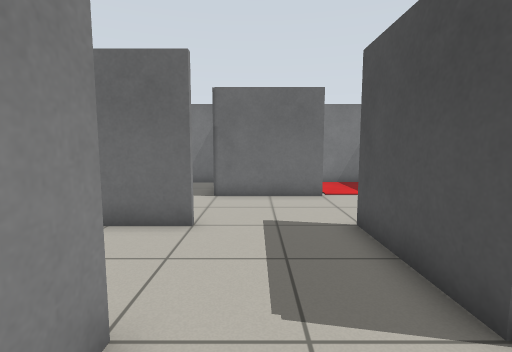
[1] (above)

18 first-person views from a walk through a robot-simulator world made for Gazebo. The camera is 0.93 m above the floor, tilts 6° down and sees 85° across. The floor is counted in squares, 0.5 m on a side. Each view is taken from the middle of a square. On the plan, view 1 faces up. The plan holds only what a view shows up to about 16 squares ahead; the rest is blank.

[2]
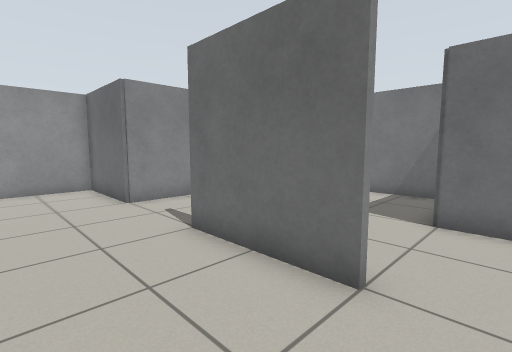

[3]
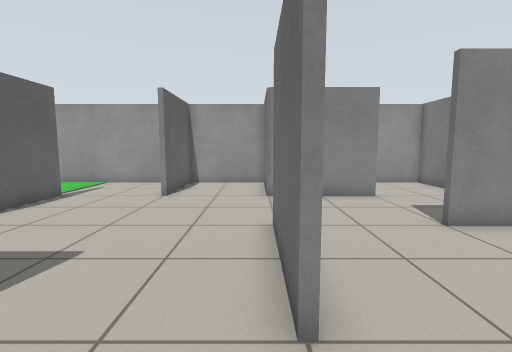

[4]
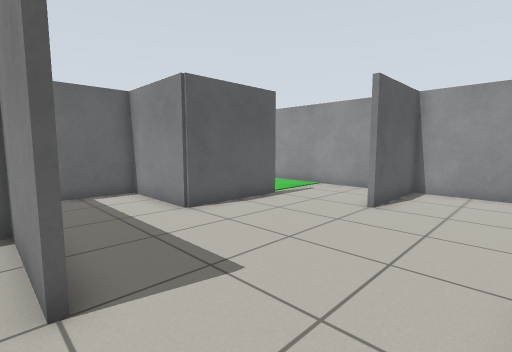

[5]
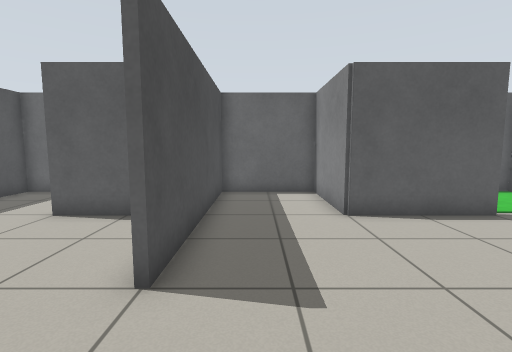

[6]
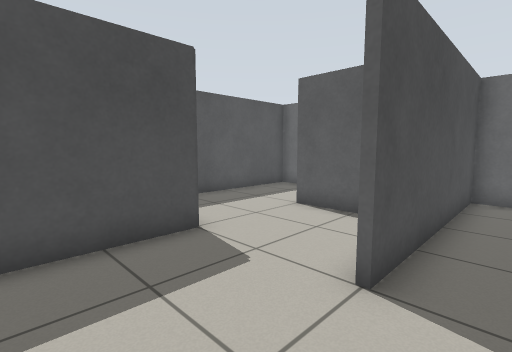

[7]
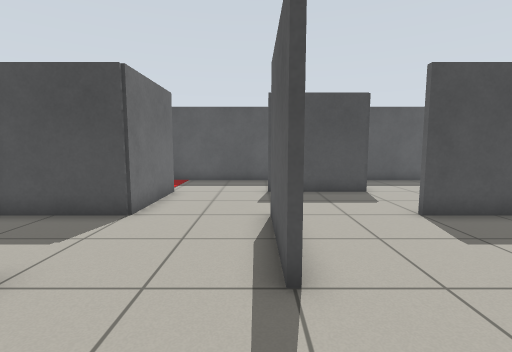

[8]
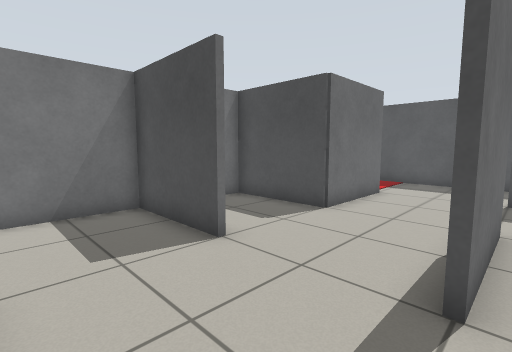

[9]
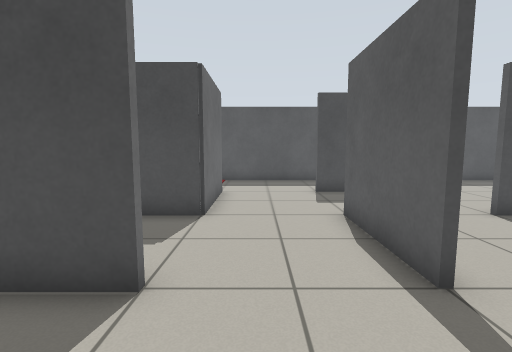

[10]
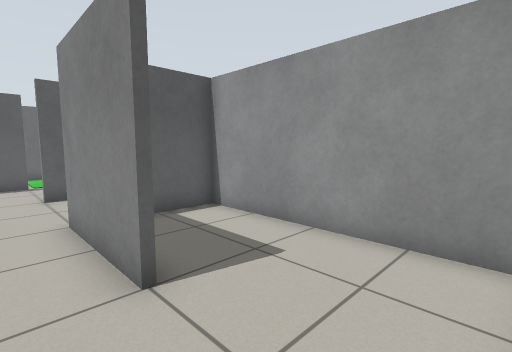

[11]
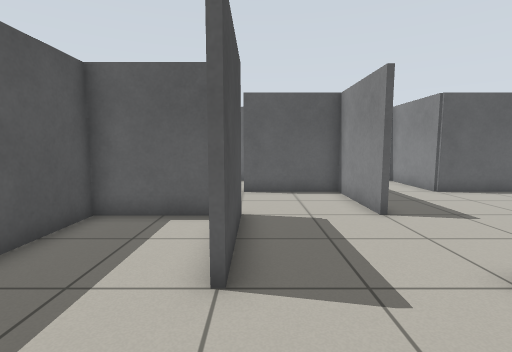

[12]
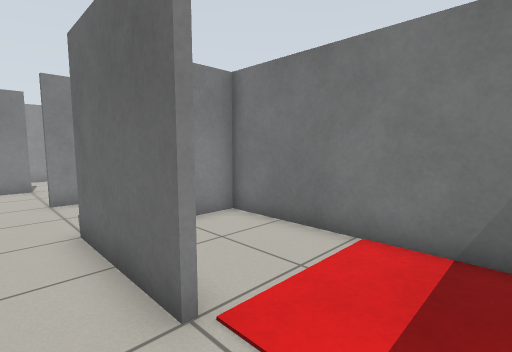

[13]
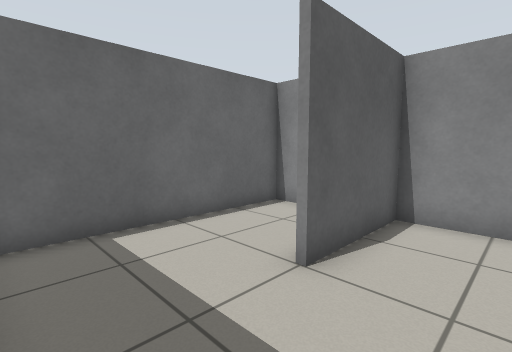

[14]
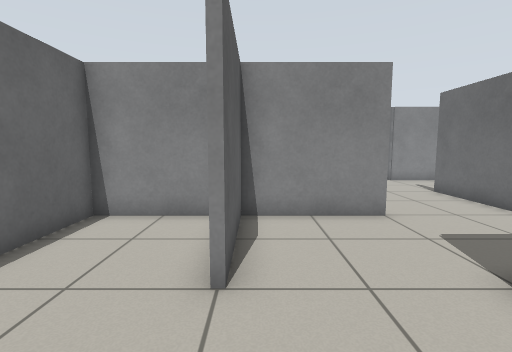

[15]
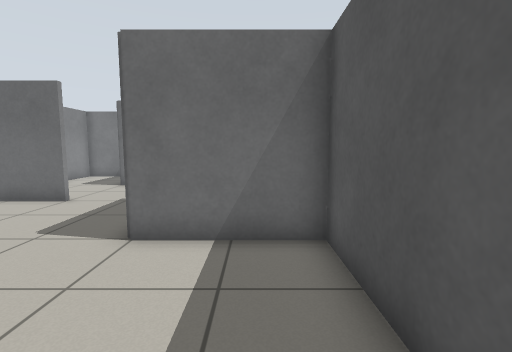

[16]
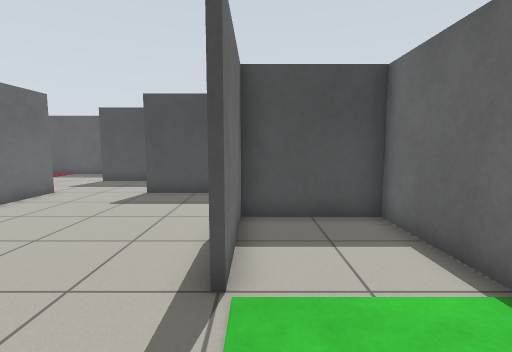

[17]
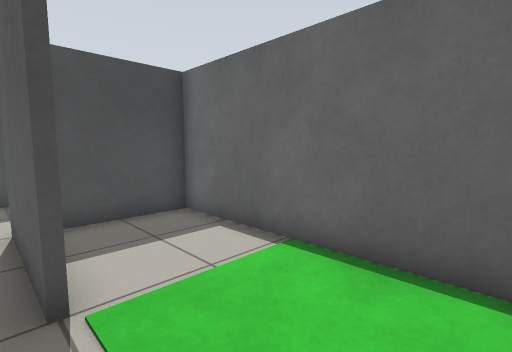

[18]
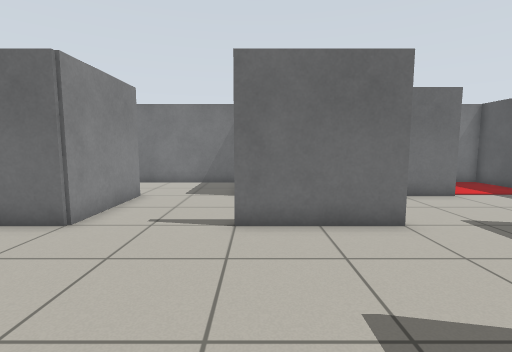

### Floor plan
Points are (right, up) in squares from view 1. A wall is a line through its corners. A room is listed if a view was taken in it or the views show most of it. See-through windows are left out.
Room 1 (views 1, 2, 3, 4, 5, 6, 7, 8, 9, 10, 17, 18)
walls: (-5.5, 6.6) (-1.5, 6.6); (-1.4, 6.4) (-5.5, 6.4); (-1.4, 2.6) (-1.4, -1.4) (2.5, -1.4); (-5.6, 10.4) (-5.6, 14.4) (-9.5, 14.4); (-9.4, 10.6) (-9.4, 6.4) (-13.5, 6.4); (2.4, 2.4) (2.4, 6.5); (-9.6, -1.4) (-5.4, -1.4) (-5.4, -5.5); (-5.4, 13.2) (-5.4, 10.5); (1.6, 10.4) (-1.6, 10.4) (-1.6, 14.5); (-13.4, 7) (-13.4, 2.6) (-9.5, 2.6); (-13.4, 1.1) (-13.4, -1.4); (-2.1, 14.4) (-4.8, 14.4); (-6, -5.4) (-2, -5.4); (-1.6, -5.5) (-1.6, 2.5)
ways out: opening at (2, 8.5) to room 2; opening at (2, 1) to room 3; opening at (-11.5, -1) to room 5; opening at (-10, 12.5) to room 6
Room 2 (views 11, 12)
walls: (2.6, 10.4) (1.6, 10.4); (3.2, 2.6) (6.5, 2.6); (6.4, 3) (6.4, 10.4)
ways out: opening at (2, 8.5) to room 1; opening at (4.5, 11) to room 7
Room 3 (views 13, 14)
walls: (6.5, 2.4) (2.4, 2.4); (6.4, -1.4) (6.4, 3)
ways out: opening at (2, 1) to room 1; opening at (4.5, -1) to room 4
Room 4 (view 15)
walls: (-1.4, -2.2) (-1.4, -5.5); (-2, -5.4) (6.4, -5.4) (6.4, -1.4)
ways out: opening at (4.5, -1) to room 3
Room 5 (view 16)
walls: (-13.4, -1.4) (-13.4, -5.4) (-6, -5.4); (-5.6, -5.5) (-5.6, -1.6) (-9.5, -1.6)
ways out: opening at (-11.5, -1) to room 1
Room 6 (no view inside)
walls: (-9.5, 14.4) (-13.4, 14.4) (-13.4, 7); (-13.5, 6.6) (-11.4, 6.6)
ways out: opening at (-10, 12.5) to room 1
Room 7 (no view inside)
walls: (6.4, 10.4) (6.4, 14.4) (-2.1, 14.4); (-1.4, 14.5) (-1.4, 13)
ways out: opening at (4.5, 11) to room 2

Positions as (right, up) in squares from view 1, and headings:
1: (0, 0), facing up
2: (0, 3), facing up-left
3: (1, 6), facing left
4: (-1, 6), facing down-left
5: (-3, 6), facing down
6: (-3, 6), facing down-right
7: (-9, 7), facing right
8: (-9, 6), facing up-right
9: (-9, 9), facing right
10: (-8, 14), facing down-left
11: (2, 10), facing down
12: (5, 9), facing up-left
13: (6, 1), facing down-left
14: (6, -1), facing left
15: (5, -3), facing up
16: (-13, -2), facing right
17: (-13, -1), facing down-right
18: (-5, 0), facing up
